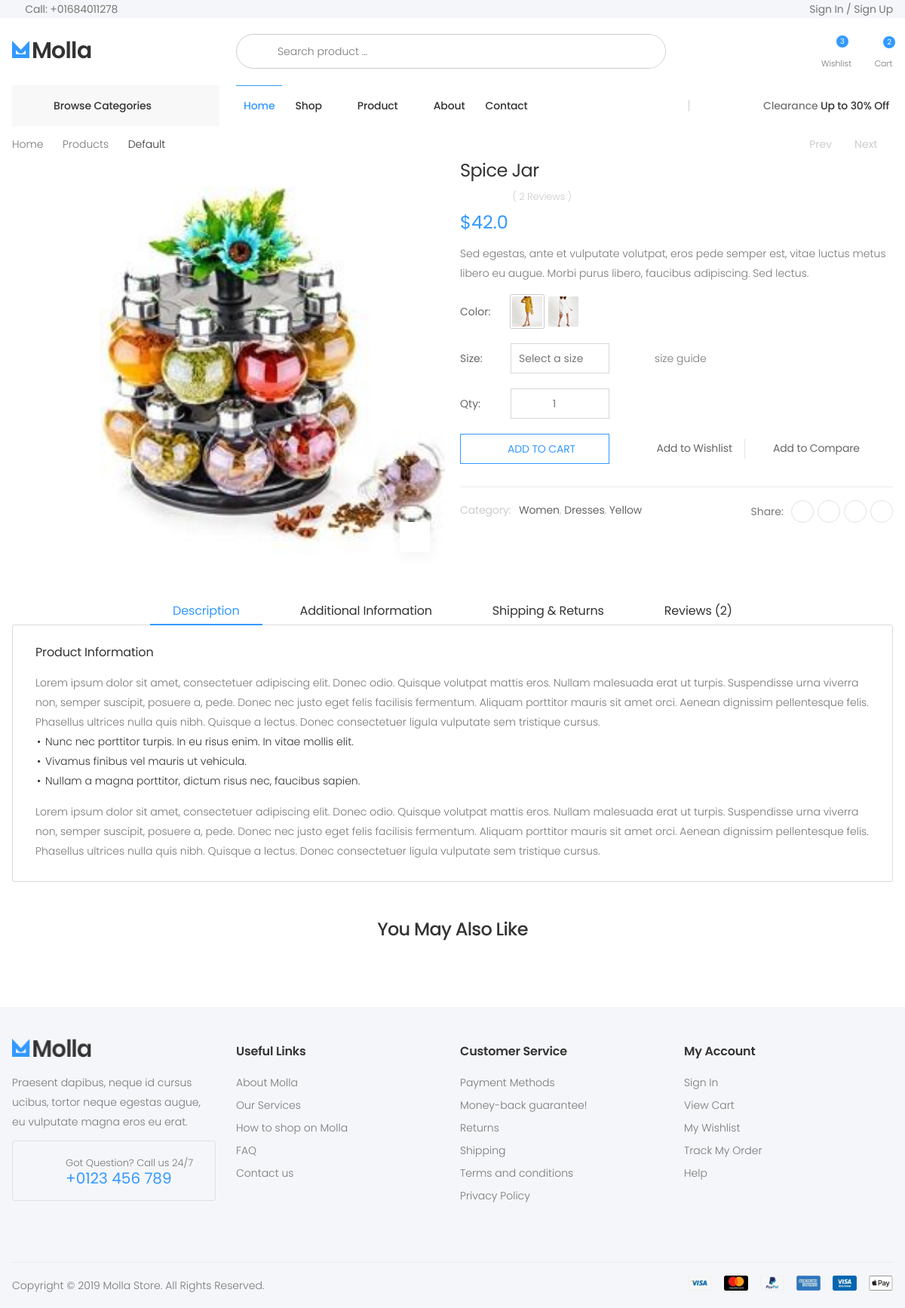
The page /product/1 on the database as committed earlier.
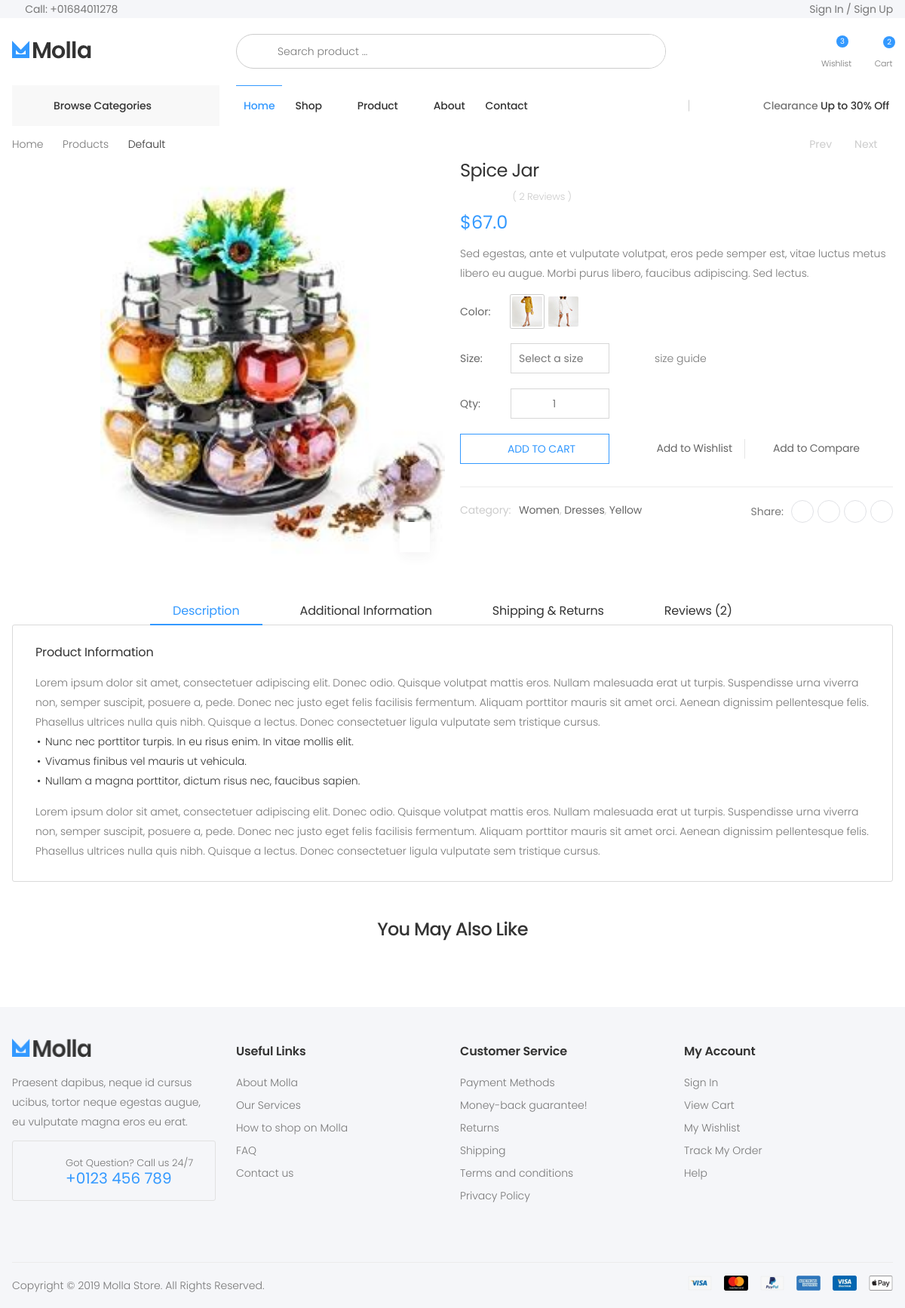
The same page on the database as committed later.
### store/models.py (models this page shows, shortened)
class Product(models.Model):
    name = models.CharField(max_length=255,blank=False,null=False)
    category = models.ForeignKey(Category, on_delete=models.CASCADE, related_name='category')
    preview_des = models.CharField(max_length=255, verbose_name='Short Description')
    description = models.TextField(max_length=1000, verbose_name='Description')
    image = models.ImageField(upload_to='products',blank=False,null=False)
    price = models.FloatField()
    old_price = models.FloatField(default=0.00)
    is_stock = models.BooleanField(default=True)
    slug = models.SlugField(unique=True)
    created = models.DateTimeField(auto_now_add=True)
    class Meta:
        ordering = ['-created']

### store/views.py (the view)
# urls.py: path('product/<int:pk>',views.ProductDetailView.as_view(), name = 'product-details' ),
class ProductDetailView(DetailView):
    model = Product
    template_name = 'store/product.html'
    context_object_name = 'item'
    def get_context_data(self, **kwargs):
        context = super().get_context_data(**kwargs)
        context['product_images'] = ProductImages.objects.filter(product = self.object.id)
        return context

### templates/store/product.html (shortened to what the changed rows need)
{% extends 'base.html' %}
{% block body %}
  <main class="main">
            <div class="page-content">
                <div class="container">
                    <div class="product-details-top">
                        <div class="row">
                            <div class="col-md-6">
                                <div class="product-gallery product-gallery-vertical">
                                    <div class="row">
                                        <figure class="product-main-image">
                                            <img id="product-zoom" src="{{ item.image.url }}" data-zoom-image="assets/images/products/single/1-big.jpg" alt="product image">
                                            <a href="#" id="btn-product-gallery" class="btn-product-gallery">
                                                <i class="icon-arrows"></i>
                                            </a>
                                        </figure>
                                    </div>
                                </div>
                            </div>
                            <div class="col-md-6">
                                <div class="product-details">
                                    <h1 class="product-title">{{ item.name }}</h1>
                                    <div class="ratings-container">
                                        <div class="ratings">
                                        </div>
                                        <a class="ratings-text" href="#product-review-link" id="review-link">( 2 Reviews )</a>
                                    </div>
                                    <div class="product-price">
                                        ${{ item.price }}
                                    </div>
                                    <div class="product-content">
                                        <p>Sed egestas, ante et vulputate volutpat, eros pede semper est, vitae luctus metus libero eu augue. Morbi purus libero, faucibus adipiscing. Sed lectus. </p>
                                    </div>
                                    <div class="details-filter-row details-row-size">
                                        <label>Color:</label>
                                        <div class="product-nav product-nav-thumbs">
                                        </div>
                                    </div>
                                    <div class="details-filter-row details-row-size">
                                        <label for="size">Size:</label>
                                        <div class="select-custom">
                                        </div>
                                        <a href="#" class="size-guide"><i class="icon-th-list"></i>size guide</a>
                                    </div>
                                    <div class="details-filter-row details-row-size">
                                        <label for="qty">Qty:</label>
                                        <div class="product-details-quantity">
                                        </div>
                                    </div>
                                    <div class="product-details-action">
                                        <a href="#" class="btn-product btn-cart"><span>add to cart</span></a>
                                        <div class="details-action-wrapper">
                                        </div>
                                    </div>
                                    <div class="product-details-footer">
                                        <div class="product-cat">
                                        </div>
                                        <div class="social-icons social-icons-sm">
                                        </div>
                                    </div>
                                </div>
                            </div>
                        </div>
                    </div>
                    <h2 class="title text-center mb-4">You May Also Like</h2>
                </div>
            </div>
        </main>
{% endblock %}

Rows that differ between the two databases and show on the page:
changed Product "Spice Jar": price "42.0" → "67.0"
